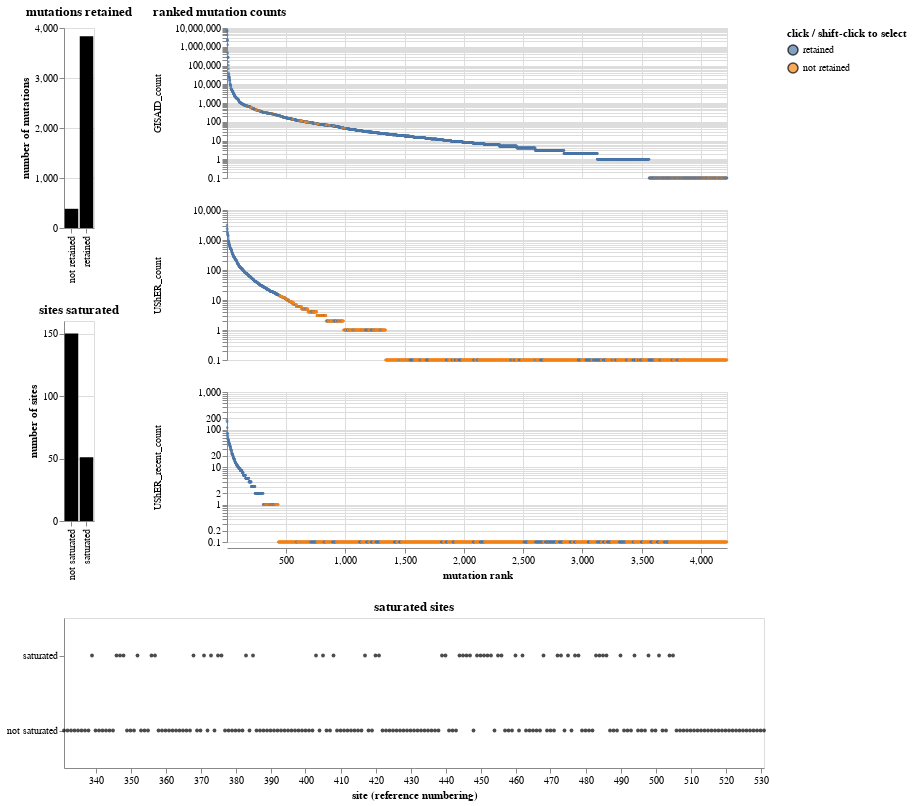

The notebook cell saved with this chart:
### Code cell
# this needs to be true for code below to work
if not all(re.fullmatch("\w+", count_type) for count_type in count_types):
    raise ValueError(f"{count_types=} not all alphanumeric without spaces")

# create parameters to adjust thresholds
params = [
    alt.param(
        name=count_type,
        value=threshold,
        bind=alt.binding_range(
            name=f"{count_type} mutation threshold",
            min=0,
            max=threshold * 10,
            step=1,
        ),
    )
    for count_type, threshold in thresholds.items()
]

site_params = [
    alt.param(
        name=f"site_{count_type}",
        value=threshold,
        bind=alt.binding_range(
            name=f"{count_type} site threshold",
            min=0,
            max=threshold * 10,
            step=10 if threshold >=100 else 1,
        ),
    )
    for count_type, threshold in site_thresholds.items()
]
    
# altair transform calculate which mutations to retain based on count
retain_by_count_str = " | ".join(
    f"((datum.count >= {count_type}) & (datum.count_type == '{count_type}'))"
    for count_type in thresholds
)

saturate_by_count_str = " | ".join(
    f"((datum.site_count >= site_{count_type}) & (datum.count_type == '{count_type}'))"
    for count_type in site_thresholds
)

retained_selection = alt.selection_point(fields=["retained"], bind="legend")

mutant_aas = sorted(mutation_stats["mutant_aa"].unique())
mutant_aa_selection = alt.selection_point(
    fields=["mutant_aa"],
    bind=alt.binding_select(
        options=[None, *mutant_aas],
        labels=["all", *mutant_aas],
        name="mutant amino acid",
    ),
)

saturated_selection = alt.selection_point(
    fields=["saturated"],
    bind=alt.binding_select(
        options=[None, "saturated", "not saturated"],
        labels=["all", "saturated", "not saturated"],
        name="saturated sites",
    ),
)

mutation_selection = alt.selection_point(
    on="mouseover", fields=["reference_site", "mutant_aa"], empty=False,
)

saturate_diffs_from_reference_selection = alt.param(
    value=saturate_diffs_from_reference,
    bind=alt.binding_radio(
        options=[True, False],
        name="saturate sites that differ from reference",
    ),
)
exclude_STOP_codons = alt.param(
    value=exclude_STOP,
    bind=alt.binding_radio(
        options=[True, False],
        name="exclude STOP codons",
    ),    
)

base_chart = (
    alt.Chart(ranks)
    .transform_calculate(
        retain_by_count=retain_by_count_str,
        saturate_by_count=saturate_by_count_str,
        diff_from_ref=alt.datum.reference_aa != alt.datum.wildtype_aa,
        exclude_STOPs=alt.datum.mutant_aa != "*",
        saturate=(
            alt.datum.saturate_by_count
            | alt.datum.site_to_saturate
            | (alt.datum.diff_from_ref & saturate_diffs_from_reference_selection)
        ),
        retain=(
            (
                alt.datum.retain_by_count
                & ((alt.datum.mutant_aa != "-") | alt.datum.allow_deletion)
                & (alt.datum.exclude_STOPs & exclude_STOP_codons)
            )
            | alt.datum.mutation_to_include
            | (
                alt.datum.saturate
                & (alt.datum.mutant_aa != "-")
                & (alt.datum.mutant_aa != "*")
            )
        ),
        retained=alt.expr.if_(alt.datum.retain, "retained", "not retained"),
        saturated=alt.expr.if_(alt.datum.saturate, "saturated", "not saturated"),
    )
    .add_params(
        *params,
        *site_params,
        retained_selection,
        mutation_selection,
        mutant_aa_selection,
        saturated_selection,
        saturate_diffs_from_reference_selection,
        exclude_STOP_codons,
    )
)

rank_chart = (
    base_chart
    .transform_filter(retained_selection)
    .transform_filter(mutant_aa_selection)
    .transform_filter(saturated_selection)
    .encode(
        x=alt.X(
            "rank",
            scale=alt.Scale(
                nice=False,
                domainMin=ranks["rank"].min(),
                domainMax=ranks["rank"].max(),
            ),
            title="mutation rank",
        ),
        y=alt.Y("count", scale=alt.Scale(type="log"), title=None),
        color=alt.Color(
            "retained:N",
            scale=alt.Scale(domain=["retained", "not retained"]),
            title="click / shift-click to select",
        ),
        size=alt.condition(mutation_selection, alt.value(60), alt.value(7)),
        strokeWidth=alt.condition(mutation_selection, alt.value(2), alt.value(0)),
        row=alt.Row("count_type", title=None),
        tooltip=[
            "reference_site",
            "sequential_site",
            "reference_aa",
            "wildtype_aa",
            "mutant_aa",
            "count",
            "rank",
            "retained:N",
            "saturated:N",
        ],
    )
    .mark_point(filled=True, stroke="black")
    .resolve_scale(y="independent")
    .properties(
        width=500,
        height=150,
        title=alt.TitleParams("ranked mutation counts"),
    )
)

bar_chart = (
    base_chart
    .transform_aggregate(
        retain="sum(retain)",
        groupby=["reference_site", "mutant_aa"],
    )
    .transform_calculate(
        retained=alt.expr.if_(alt.datum.retain, "retained", "not retained"),
    )
    .encode(
        x=alt.X("retained:N", title=None),
        y=alt.Y("count(reference_site):Q", title="number of mutations"),
        tooltip=[
            alt.Tooltip("count(reference_site):Q", title="number of mutations"),
            "retained:N",
        ],
    )
    .mark_bar(color="black")
    .properties(
        width=alt.Step(15),
        height=200,
        title=alt.TitleParams("mutations retained"),
    )
)

site_base_chart = (
    base_chart
    .transform_aggregate(
        saturate="sum(saturate)",
        groupby=["reference_site", "sequential_site", "wildtype_aa", "reference_aa"],
    )
    .transform_calculate(
        saturated=alt.expr.if_(alt.datum.saturate, "saturated", "not saturated"),
    )
)

site_bar_chart = (
    site_base_chart
    .encode(
        x=alt.X("saturated:N", title=None),
        y=alt.Y("count(reference_site):Q", title="number of sites"),
        tooltip=[
            alt.Tooltip("count(reference_site):Q", title="number of sites"),
            "saturated:N",
        ],
    )
    .mark_bar(color="black")
    .properties(
        width=alt.Step(15),
        height=200,
        title=alt.TitleParams("sites saturated"),
    )
)

site_saturated_chart = (
    site_base_chart
    .encode(
        x=alt.X(
            "reference_site",
            title="site (reference numbering)",
            scale=alt.Scale(zero=False, nice=False),
            axis=alt.Axis(grid=False),
        ),
        y=alt.Y(
            "saturated:N",
            title=None,
            scale=alt.Scale(domain=["saturated", "not saturated"]),
        ),
        tooltip=[
            "reference_site",
            "sequential_site",
            "wildtype_aa",
            "reference_aa",
            "saturated:N",
        ],
    )
    .mark_point(size=15, filled=True, color="black")
    .properties(
        width=700,
        height=150,
        title="saturated sites",
    )
)

chart = ((bar_chart & site_bar_chart) | rank_chart) & site_saturated_chart

print(f"Saving chart to {config['mutations_to_make_chart']}")
chart.save(config["mutations_to_make_chart"])

chart

### Figure 1 — Vega-Lite specification as saved in the notebook (floating-point values rounded to 4 significant figures; data arrays with more than 128 entries replaced by an {"elided": "..."} marker saying what was removed)
{"config": {"view": {"continuousWidth": 300, "continuousHeight": 300}}, "vconcat": [{"hconcat": [{"vconcat": [{"mark": {"type": "bar", "color": "black"}, "encoding": {"tooltip": [{"aggregate": "count", "field": "reference_site", "title": "number of mutations", "type": "quantitative"}, {"field": "retained", "type": "nominal"}], "x": {"field": "retained", "title": null, "type": "nominal"}, "y": {"aggregate": "count", "field": "reference_site", "title": "number of mutations", "type": "quantitative"}}, "height": 200, "name": "view_29", "title": {"text": "mutations retained"}, "transform": [{"calculate": "((datum.count >= GISAID_count) & (datum.count_type == 'GISAID_count')) | ((datum.count >= UShER_count) & (datum.count_type == 'UShER_count')) | ((datum.count >= UShER_recent_count) & (datum.count_type == 'UShER_recent_count'))", "as": "retain_by_count"}, {"calculate": "((datum.site_count >= site_UShER_count) & (datum.count_type == 'UShER_count')) | ((datum.site_count >= site_UShER_recent_count) & (datum.count_type == 'UShER_recent_count'))", "as": "saturate_by_count"}, {"calculate": "(datum.reference_aa !== datum.wildtype_aa)", "as": "diff_from_ref"}, {"calculate": "(datum.mutant_aa !== '*')", "as": "exclude_STOPs"}, {"calculate": "((datum.saturate_by_count || datum.site_to_saturate) || (datum.diff_from_ref && param_59))", "as": "saturate"}, {"calculate": "((((datum.retain_by_count && ((datum.mutant_aa !== '-') || datum.allow_deletion)) && (datum.exclude_STOPs && param_60)) || datum.mutation_to_include) || ((datum.saturate && (datum.mutant_aa !== '-')) && (datum.mutant_aa !== '*')))", "as": "retain"}, {"calculate": "if(datum.retain,'retained','not retained')", "as": "retained"}, {"calculate": "if(datum.saturate,'saturated','not saturated')", "as": "saturated"}, {"aggregate": [{"op": "sum", "field": "retain", "as": "retain"}], "groupby": ["reference_site", "mutant_aa"]}, {"calculate": "if(datum.retain,'retained','not retained')", "as": "retained"}], "width": {"step": 15}}, {"mark": {"type": "bar", "color": "black"}, "encoding": {"tooltip": [{"aggregate": "count", "field": "reference_site", "title": "number of sites", "type": "quantitative"}, {"field": "saturated", "type": "nominal"}], "x": {"field": "saturated", "title": null, "type": "nominal"}, "y": {"aggregate": "count", "field": "reference_site", "title": "number of sites", "type": "quantitative"}}, "height": 200, "name": "view_30", "title": {"text": "sites saturated"}, "transform": [{"calculate": "((datum.count >= GISAID_count) & (datum.count_type == 'GISAID_count')) | ((datum.count >= UShER_count) & (datum.count_type == 'UShER_count')) | ((datum.count >= UShER_recent_count) & (datum.count_type == 'UShER_recent_count'))", "as": "retain_by_count"}, {"calculate": "((datum.site_count >= site_UShER_count) & (datum.count_type == 'UShER_count')) | ((datum.site_count >= site_UShER_recent_count) & (datum.count_type == 'UShER_recent_count'))", "as": "saturate_by_count"}, {"calculate": "(datum.reference_aa !== datum.wildtype_aa)", "as": "diff_from_ref"}, {"calculate": "(datum.mutant_aa !== '*')", "as": "exclude_STOPs"}, {"calculate": "((datum.saturate_by_count || datum.site_to_saturate) || (datum.diff_from_ref && param_59))", "as": "saturate"}, {"calculate": "((((datum.retain_by_count && ((datum.mutant_aa !== '-') || datum.allow_deletion)) && (datum.exclude_STOPs && param_60)) || datum.mutation_to_include) || ((datum.saturate && (datum.mutant_aa !== '-')) && (datum.mutant_aa !== '*')))", "as": "retain"}, {"calculate": "if(datum.retain,'retained','not retained')", "as": "retained"}, {"calculate": "if(datum.saturate,'saturated','not saturated')", "as": "saturated"}, {"aggregate": [{"op": "sum", "field": "saturate", "as": "saturate"}], "groupby": ["reference_site", "sequential_site", "wildtype_aa", "reference_aa"]}, {"calculate": "if(datum.saturate,'saturated','not saturated')", "as": "saturated"}], "width": {"step": 15}}]}, {"mark": {"type": "point", "filled": true, "stroke": "black"}, "encoding": {"color": {"field": "retained", "scale": {"domain": ["retained", "not retained"]}, "title": "click / shift-click to select", "type": "nominal"}, "row": {"field": "count_type", "title": null, "type": "nominal"}, "size": {"condition": {"param": "param_58", "value": 60, "empty": false}, "value": 7}, "strokeWidth": {"condition": {"param": "param_58", "value": 2, "empty": false}, "value": 0}, "tooltip": [{"field": "reference_site", "type": "quantitative"}, {"field": "sequential_site", "type": "quantitative"}, {"field": "reference_aa", "type": "nominal"}, {"field": "wildtype_aa", "type": "nominal"}, {"field": "mutant_aa", "type": "nominal"}, {"field": "count", "type": "quantitative"}, {"field": "rank", "type": "quantitative"}, {"field": "retained", "type": "nominal"}, {"field": "saturated", "type": "nominal"}], "x": {"field": "rank", "scale": {"domainMax": 4221.0, "domainMin": 1.0, "nice": false}, "title": "mutation rank", "type": "quantitative"}, "y": {"field": "count", "scale": {"type": "log"}, "title": null, "type": "quantitative"}}, "height": 150, "name": "view_31", "resolve": {"scale": {"y": "independent"}}, "title": {"text": "ranked mutation counts"}, "transform": [{"calculate": "((datum.count >= GISAID_count) & (datum.count_type == 'GISAID_count')) | ((datum.count >= UShER_count) & (datum.count_type == 'UShER_count')) | ((datum.count >= UShER_recent_count) & (datum.count_type == 'UShER_recent_count'))", "as": "retain_by_count"}, {"calculate": "((datum.site_count >= site_UShER_count) & (datum.count_type == 'UShER_count')) | ((datum.site_count >= site_UShER_recent_count) & (datum.count_type == 'UShER_recent_count'))", "as": "saturate_by_count"}, {"calculate": "(datum.reference_aa !== datum.wildtype_aa)", "as": "diff_from_ref"}, {"calculate": "(datum.mutant_aa !== '*')", "as": "exclude_STOPs"}, {"calculate": "((datum.saturate_by_count || datum.site_to_saturate) || (datum.diff_from_ref && param_59))", "as": "saturate"}, {"calculate": "((((datum.retain_by_count && ((datum.mutant_aa !== '-') || datum.allow_deletion)) && (datum.exclude_STOPs && param_60)) || datum.mutation_to_include) || ((datum.saturate && (datum.mutant_aa !== '-')) && (datum.mutant_aa !== '*')))", "as": "retain"}, {"calculate": "if(datum.retain,'retained','not retained')", "as": "retained"}, {"calculate": "if(datum.saturate,'saturated','not saturated')", "as": "saturated"}, {"filter": {"param": "param_55"}}, {"filter": {"param": "param_56"}}, {"filter": {"param": "param_57"}}], "width": 500}]}, {"mark": {"type": "point", "color": "black", "filled": true, "size": 15}, "encoding": {"tooltip": [{"field": "reference_site", "type": "quantitative"}, {"field": "sequential_site", "type": "quantitative"}, {"field": "wildtype_aa", "type": "nominal"}, {"field": "reference_aa", "type": "nominal"}, {"field": "saturated", "type": "nominal"}], "x": {"axis": {"grid": false}, "field": "reference_site", "scale": {"nice": false, "zero": false}, "title": "site (reference numbering)", "type": "quantitative"}, "y": {"field": "saturated", "scale": {"domain": ["saturated", "not saturated"]}, "title": null, "type": "nominal"}}, "height": 150, "name": "view_32", "title": "saturated sites", "transform": [{"calculate": "((datum.count >= GISAID_count) & (datum.count_type == 'GISAID_count')) | ((datum.count >= UShER_count) & (datum.count_type == 'UShER_count')) | ((datum.count >= UShER_recent_count) & (datum.count_type == 'UShER_recent_count'))", "as": "retain_by_count"}, {"calculate": "((datum.site_count >= site_UShER_count) & (datum.count_type == 'UShER_count')) | ((datum.site_count >= site_UShER_recent_count) & (datum.count_type == 'UShER_recent_count'))", "as": "saturate_by_count"}, {"calculate": "(datum.reference_aa !== datum.wildtype_aa)", "as": "diff_from_ref"}, {"calculate": "(datum.mutant_aa !== '*')", "as": "exclude_STOPs"}, {"calculate": "((datum.saturate_by_count || datum.site_to_saturate) || (datum.diff_from_ref && param_59))", "as": "saturate"}, {"calculate": "((((datum.retain_by_count && ((datum.mutant_aa !== '-') || datum.allow_deletion)) && (datum.exclude_STOPs && param_60)) || datum.mutation_to_include) || ((datum.saturate && (datum.mutant_aa !== '-')) && (datum.mutant_aa !== '*')))", "as": "retain"}, {"calculate": "if(datum.retain,'retained','not retained')", "as": "retained"}, {"calculate": "if(datum.saturate,'saturated','not saturated')", "as": "saturated"}, {"aggregate": [{"op": "sum", "field": "saturate", "as": "saturate"}], "groupby": ["reference_site", "sequential_site", "wildtype_aa", "reference_aa"]}, {"calculate": "if(datum.saturate,'saturated','not saturated')", "as": "saturated"}], "width": 700}], "data": {"name": "data-c5b8d9bf9874840f60b817417467ff33"}, "params": [{"name": "GISAID_count", "bind": {"input": "range", "max": 0, "min": 0, "name": "GISAID_count mutation threshold", "step": 1}, "value": 0}, {"name": "UShER_count", "bind": {"input": "range", "max": 150, "min": 0, "name": "UShER_count mutation threshold", "step": 1}, "value": 15}, {"name": "UShER_recent_count", "bind": {"input": "range", "max": 20, "min": 0, "name": "UShER_recent_count mutation threshold", "step": 1}, "value": 2}, {"name": "site_UShER_count", "bind": {"input": "range", "max": 25000, "min": 0, "name": "UShER_count site threshold", "step": 10}, "value": 2500}, {"name": "site_UShER_recent_count", "bind": {"input": "range", "max": 1000, "min": 0, "name": "UShER_recent_count site threshold", "step": 10}, "value": 100}, {"name": "param_55", "select": {"type": "point", "fields": ["retained"]}, "bind": "legend", "views": ["view_29", "view_30", "view_31", "view_32"]}, {"name": "param_58", "select": {"type": "point", "fields": ["reference_site", "mutant_aa"], "on": "mouseover"}, "views": ["view_29", "view_30", "view_31", "view_32"]}, {"name": "param_56", "select": {"type": "point", "fields": ["mutant_aa"]}, "bind": {"input": "select", "options": [null, "*", "-", "A", "C", "D", "E", "F", "G", "H", "I", "K", "L", "M", "N", "P", "Q", "R", "S", "T", "V", "W", "Y"], "labels": ["all", "*", "-", "A", "C", "D", "E", "F", "G", "H", "I", "K", "L", "M", "N", "P", "Q", "R", "S", "T", "V", "W", "Y"], "name": "mutant amino acid"}, "views": ["view_29", "view_30", "view_31", "view_32"]}, {"name": "param_57", "select": {"type": "point", "fields": ["saturated"]}, "bind": {"input": "select", "options": [null, "saturated", "not saturated"], "labels": ["all", "saturated", "not saturated"], "name": "saturated sites"}, "views": ["view_29", "view_30", "view_31", "view_32"]}, {"name": "param_59", "bind": {"input": "radio", "options": [true, false], "name": "saturate sites that differ from reference"}, "value": true}, {"name": "param_60", "bind": {"input": "radio", "options": [true, false], "name": "exclude STOP codons"}, "value": true}], "$schema": "https://vega.github.io/schema/vega-lite/v5.6.1.json", "datasets": {"data-c5b8d9bf9874840f60b817417467ff33": {"elided": "12663 records"}}}
